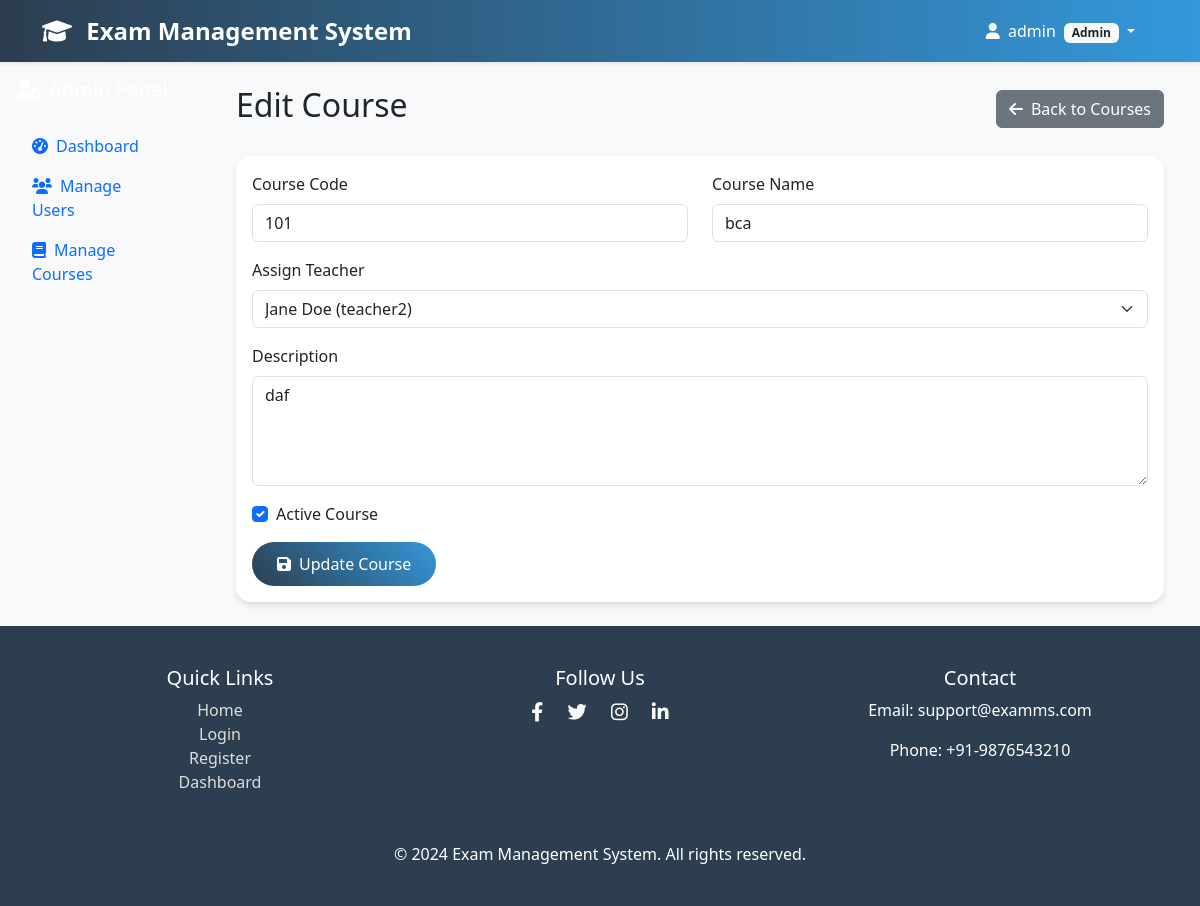
The page /edit-course/3/ (signed in) on the database its author committed.
### exam_app/models.py (models this page shows, shortened)
class UserProfile(models.Model):
    ROLE_CHOICES = [
        ('admin', 'Admin'),
        ('teacher', 'Teacher'),
        ('student', 'Student'),
    ]
    user = models.OneToOneField(User, on_delete=models.CASCADE)
    role = models.CharField(max_length=10, choices=ROLE_CHOICES)
    phone = models.CharField(max_length=15, blank=True)
    created_at = models.DateTimeField(auto_now_add=True)

class Course(models.Model):
    name = models.CharField(max_length=200)
    code = models.CharField(max_length=20, unique=True)
    description = models.TextField(blank=True)
    teacher = models.ForeignKey(User, on_delete=models.CASCADE, limit_choices_to={'userprofile__role': 'teacher'})
    created_at = models.DateTimeField(auto_now_add=True)
    is_active = models.BooleanField(default=True)

### exam_app/views.py (the view, shortened to what this page needs)
# urls.py: path('edit-course/<int:course_id>/', views.edit_course, name='edit_course'),
@login_required
def edit_course(request, course_id):
    if request.user.userprofile.role != 'admin':
        messages.error(request, 'Access denied.')
        return redirect('dashboard')
    course = get_object_or_404(Course, id=course_id)
    teachers = User.objects.filter(userprofile__role='teacher')
    return render(request, 'admin/edit_course.html', {'course': course, 'teachers': teachers})

### templates/admin/edit_course.html (shortened to what this page needs)
{% extends 'base.html' %}
{% block content %}
<div class="container-fluid">
    <div class="row">
        <div class="col-md-3 col-lg-2 sidebar p-0">
            <div class="p-3">
                <h5 class="text-white mb-4">
                    <i class="fas fa-user-shield me-2"></i>Admin Panel
                </h5>
                <nav class="nav flex-column">
                    <a class="nav-link" href="{% url 'admin_panel' %}">
                        <i class="fas fa-tachometer-alt me-2"></i>Dashboard
                    </a>
                    <a class="nav-link" href="{% url 'manage_users' %}">
                        <i class="fas fa-users me-2"></i>Manage Users
                    </a>
                    <a class="nav-link active" href="{% url 'manage_courses' %}">
                        <i class="fas fa-book me-2"></i>Manage Courses
                    </a>
                </nav>
            </div>
        </div>
        <div class="col-md-9 col-lg-10">
            <div class="p-4">
                <div class="d-flex justify-content-between align-items-center mb-4">
                    <h2>Edit Course</h2>
                    <a href="{% url 'manage_courses' %}" class="btn btn-secondary">
                        <i class="fas fa-arrow-left me-2"></i>Back to Courses
                    </a>
                </div>
                <div class="card">
                    <div class="card-body">
                        <form method="post">
                            <div class="row">
                                <div class="col-md-6 mb-3">
                                    <label for="code" class="form-label">Course Code</label>
                                    <input type="text" class="form-control" id="code" name="code" value="{{ course.code }}" required>
                                </div>
                                <div class="col-md-6 mb-3">
                                    <label for="name" class="form-label">Course Name</label>
                                    <input type="text" class="form-control" id="name" name="name" value="{{ course.name }}" required>
                                </div>
                            </div>
                            <div class="mb-3">
                                <label for="teacher" class="form-label">Assign Teacher</label>
                                <select class="form-select" id="teacher" name="teacher" required>
                                    {% for teacher in teachers %}
                                    <option value="{{ teacher.id }}" {% if teacher.id == course.teacher.id %}selected{% endif %}>
                                        {{ teacher.first_name }} {{ teacher.last_name }} ({{ teacher.username }})
                                    </option>
                                    {% endfor %}
                                </select>
                            </div>
                            <div class="mb-3">
                                <label for="description" class="form-label">Description</label>
                                <textarea class="form-control" id="description" name="description" rows="4">{{ course.description }}</textarea>
                            </div>
                            <div class="mb-3 form-check">
                                <input type="checkbox" class="form-check-input" id="is_active" name="is_active" {% if course.is_active %}checked{% endif %}>
                                <label class="form-check-label" for="is_active">
                                    Active Course
                                </label>
                            </div>
                            <button type="submit" class="btn btn-primary">
                                <i class="fas fa-save me-2"></i>Update Course
                            </button>
                        </form>
                    </div>
                </div>
            </div>
        </div>
    </div>
</div>
{% endblock %}

### templates/base.html (shortened to what this page needs)
<!DOCTYPE html>
<html lang="en">
<head>
    <link href="https://cdn.jsdelivr.net/npm/bootstrap@5.3.0/dist/css/bootstrap.min.css" rel="stylesheet">
    <link href="https://cdnjs.cloudflare.com/ajax/libs/font-awesome/6.0.0/css/all.min.css" rel="stylesheet">
</head>
<body>
<nav class="navbar navbar-expand-lg navbar-dark shadow-sm">
    <div class="container">
        <a class="navbar-brand" href="{% url 'home' %}">
            <i class="fas fa-graduation-cap me-2"></i>
            Exam Management System
        </a>
        <div class="collapse navbar-collapse" id="navbarNav">
            <ul class="navbar-nav ms-auto">
                {% if user.is_authenticated %}
                    <li class="nav-item dropdown">
                        <a class="nav-link dropdown-toggle" href="#" id="navbarDropdown" data-bs-toggle="dropdown">
                            <i class="fas fa-user me-1"></i>
                            {{ user.first_name|default:user.username }}
                            <span class="badge bg-light text-dark ms-1">{{ user.userprofile.role|title }}</span>
                        </a>
                    </li>
                {% endif %}
            </ul>
        </div>
    </div>
</nav>
<main>
    {% block content %}{% endblock %}
</main>
<footer class="footer mt-auto">
    <div class="container text-center">
        <div class="row">
            <div class="col-md-4 mb-3">
                <h5>Quick Links</h5>
                <ul class="list-unstyled">
                    <li><a href="{% url 'home' %}">Home</a></li>
                    <li><a href="{% url 'login' %}">Login</a></li>
                    <li><a href="{% url 'register' %}">Register</a></li>
                    <li><a href="{% url 'dashboard' %}">Dashboard</a></li>
                </ul>
            </div>
            <div class="col-md-4 mb-3">
                <h5>Follow Us</h5>
                <div class="social-icons">
                    <a href="#"><i class="fab fa-facebook-f"></i></a>
                    <a href="#"><i class="fab fa-twitter"></i></a>
                    <a href="#"><i class="fab fa-instagram"></i></a>
                    <a href="#"><i class="fab fa-linkedin-in"></i></a>
                </div>
            </div>
            <div class="col-md-4 mb-3">
                <h5>Contact</h5>
                <p>Email: support@examms.com</p>
                <p>Phone: +91-9876543210</p>
            </div>
        </div>
        <p class="mt-3 mb-0">&copy; 2024 Exam Management System. All rights reserved.</p>
    </div>
</footer>
</body>
</html>

### templates/base.html (style rules this page uses)
:root { --primary-color: #2c3e50; --secondary-color: #3498db; --success-color: #27ae60; --danger-color: #e74c3c; --warning-color: #f39c12; }
body { background-color: #f8f9fa; font-family: 'Segoe UI', Tahoma, Geneva, Verdana, sans-serif; }
.navbar { background: linear-gradient(90deg, var(--primary-color), var(--secondary-color)); }
.navbar-brand { font-weight: bold; color: white !important; font-size: 1.5rem; transition: color 0.3s; }
.navbar-nav .nav-link { color: white !important; margin-right: 15px; transition: all 0.3s ease; }
.btn-primary { background: linear-gradient(45deg, var(--primary-color), var(--secondary-color)); border: none; border-radius: 25px; padding: 10px 25px; transition: transform 0.3s ease, box-shadow 0.3s ease; }
.footer { background-color: var(--primary-color); color: white; padding: 40px 0; }
.footer a { color: #ddd; text-decoration: none; }
.social-icons a { margin: 0 10px; color: white; font-size: 1.2rem; transition: transform 0.3s; }
.card { border: none; border-radius: 15px; box-shadow: 0 4px 6px rgba(0, 0, 0, 0.1); transition: transform 0.3s ease; }

### rows shown on the page
Course: code "101", name "bca", teacher "Jane Doe (teacher2)", description "daf", is_active "☑"

### other values the page prints
{{ user.first_name|default:user.username }} "admin"
{{ user.userprofile.role|title }} "Admin"
